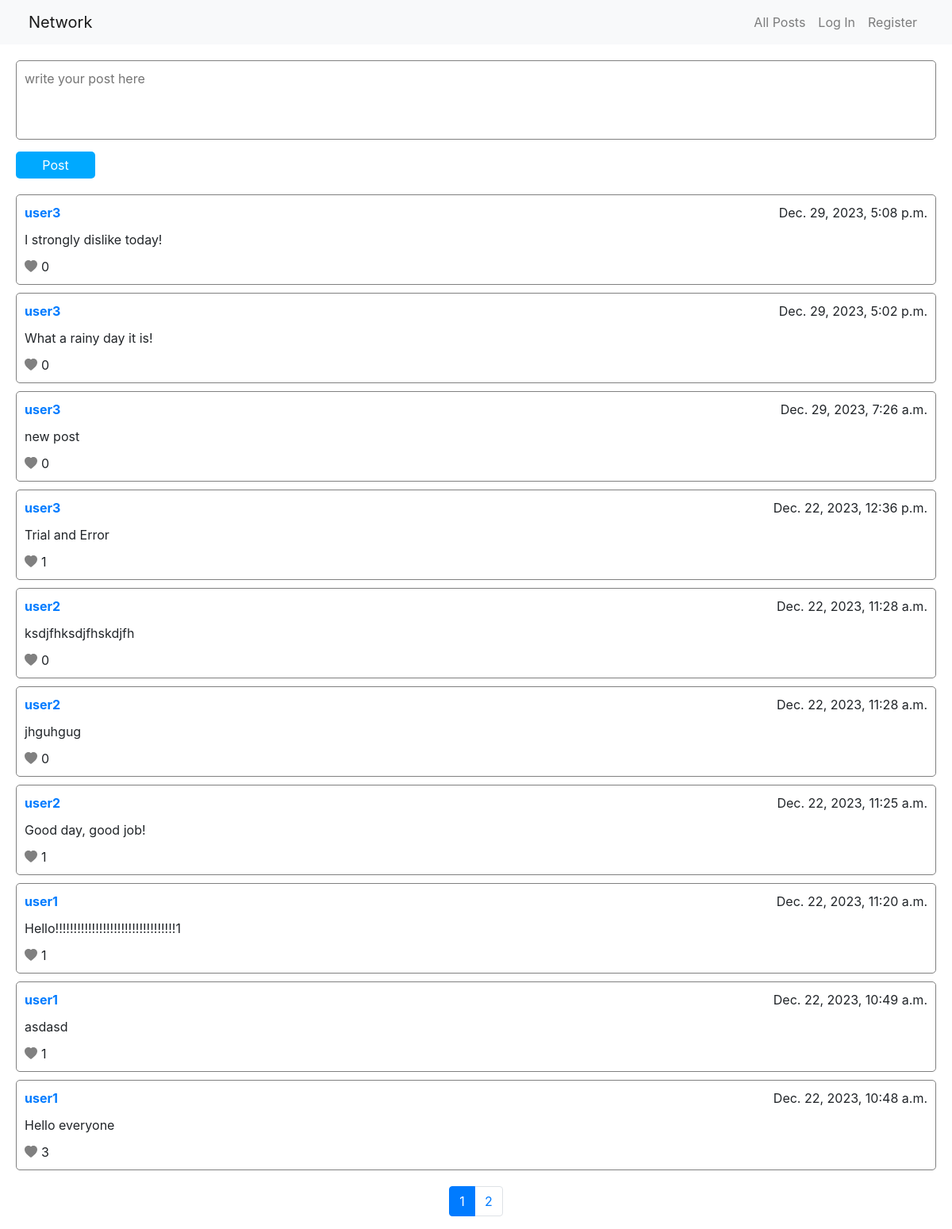
The page / on the database its author committed.
### network/models.py (models this page shows)
class Post(models.Model):
    owner = models.ForeignKey(User, on_delete=models.CASCADE, related_name="posts")
    date = models.DateTimeField(null=True)
    content = models.TextField(default='')
    likes = models.ManyToManyField(User, related_name="liked_posts", blank=True)

class User(AbstractUser):
    id = models.BigAutoField(primary_key=True)
    followers = models.ManyToManyField('self', symmetrical=False, related_name='following', blank=True)

### network/views.py (the view)
# urls.py: path("", views.index, name="index"),
def index(request):
    posts = Post.objects.all().order_by('-date')
    items_per_page = 10
    paginator = Paginator(posts, items_per_page)
    page = request.GET.get('page')
    try:
        posts = paginator.page(page)
    except PageNotAnInteger:
        posts = paginator.page(1)
    except EmptyPage:
        posts = paginator.page(paginator.num_pages)
    context = {
        'posts': posts,
    }
    return render(request, "network/index.html", context)

### network/templates/network/index.html (shortened to what this page needs)
{% extends "network/layout.html" %}
{% load static %}
{% block body %}
    <div class="container">
        <form id="postForm" class="postForm">
            <textarea id="addPostArea" placeholder="write your post here"></textarea>
            <button id="postSubmitBtn" class="postBtn">Post</button>
        </form>
        <div class="postsList">
            {% for post in posts %}
                <div class="postItem">
                    <div class="postHeader">
                        <a href="{% url 'profile' username=post.owner.username %}" class="postOwner"><strong>{{ post.owner }}</strong></a>
                        <p class="postDate">{{ post.date }}</p>
                    </div>
                    <div class="postBody">
                        <p class="postText">
                            {{post.content}}
                        </p>
                    </div>
                    <div class="postFooter">
                        <div data-post-id="{{ post.id }}" class="postLikeBtn likes {% if user in post.likes.all %}active{% endif %}">
                            <svg xmlns="http://www.w3.org/2000/svg" width="16" height="16" fill="currentColor" class="bi bi-heart-fill" viewBox="0 0 16 16">
                                <path fill-rule="evenodd" d="M8 1.314C12.438-3.248 23.534 4.735 8 15-7.534 4.736 3.562-3.248 8 1.314"/>
                            </svg>
                            <p id="postLikeCounter" class="likeCount">{{ post.likes.count }}</p>
                        </div>
                    </div>
                </div>
            {% endfor %}
        </div>
        <div class="paginationBlock">
            <nav aria-label="Page navigation">
                <ul class="pagination">
                    {% for i in posts.paginator.page_range %}
                        <li class="page-item{% if i == posts.number %} active{% endif %}">
                            <a class="page-link" href="?page={{ i }}">{{ i }}</a>
                        </li>
                    {% endfor %}
                </ul>
            </nav>
        </div>
    </div>
{% endblock %}

### network/templates/network/layout.html (shortened to what this page needs)
{% load static %}
<!DOCTYPE html>
<html lang="en">
    <head>
        <link rel="stylesheet" href="https://stackpath.bootstrapcdn.com/bootstrap/4.4.1/css/bootstrap.min.css">
        <link href="{% static 'network/styles.css' %}" rel="stylesheet">
    </head>
    <body>
            <nav class="navbar navbar-expand-lg navbar-light bg-light">
                <div class="container">
                    <a class="navbar-brand" href="#">Network</a>
                    <div>
                    <ul class="navbar-nav mr-auto">
                        <li class="nav-item">
                        <a class="nav-link" href="{% url 'index' %}">All Posts</a>
                        </li>
                        {% if user.is_authenticated %}
                            <li class="nav-item">
                                <a class="nav-link" href="{% url 'following' %}">Following</a>
                            </li>
                            <li class="nav-item">
                                <a class="nav-link" href="{% url 'logout' %}">Log Out</a>
                            </li>
                        {% else %}
                            <li class="nav-item">
                                <a class="nav-link" href="{% url 'login' %}">Log In</a>
                            </li>
                            <li class="nav-item">
                                <a class="nav-link" href="{% url 'register' %}">Register</a>
                            </li>
                        {% endif %}
                    </ul>
                    </div>
                </div>
            </nav>
        <div class="body">
            {% block body %}
            {% endblock %}
        </div>
    </body>
</html>

### network/static/network/styles.css (style rules this page uses)
.container { margin: 0px auto; padding: 0px 20px; max-width: 1440px; }
.postForm { width: 100%; margin-top: 20px; display: flex; flex-direction: column; }
.postForm textarea, .editTextArea { width: 100%; height: 100px; border: 1px solid grey; border-radius: 5px; padding: 10px; resize: none; outline: none; margin-bottom: 10px; }
.postBtn { width: 100px; margin-top: 5px; padding: 5px; border: none; border-radius: 5px; background-color: #00A9FF; color: white; transition: background-color 0.2s ease-in-out; }
.postsList { width: 100%; margin-top: 20px; }
.postItem { border: 1px solid grey; border-radius: 5px; padding: 10px; margin: 10px 0; }
.postHeader { display: flex; align-items: center; justify-content: space-between; }
.postFooter { display: flex; justify-content: space-between; align-items: center; }
.postDate { margin: 0px; padding: 0px; }
.postText { margin: 10px 0px; }
.likes { display: flex; align-items: center; }
.likeCount { margin: 0px; margin-left: 5px; }
.paginationBlock { display: flex; justify-content: center; align-items: center; margin-top: 20px; }

### rows shown on the page
Post: owner "user3", date "Dec. 29, 2023, 5:08 p.m.", content "I strongly dislike today!", likes.count "0"
Post: owner "user3", date "Dec. 29, 2023, 5:02 p.m.", content "What a rainy day it is!", likes.count "0"
Post: owner "user3", date "Dec. 29, 2023, 7:26 a.m.", content "new post", likes.count "0"
Post: owner "user3", date "Dec. 22, 2023, 12:36 p.m.", content "Trial and Error", likes.count "1"
Post: owner "user2", date "Dec. 22, 2023, 11:28 a.m.", content "ksdjfhksdjfhskdjfh", likes.count "0"
Post: owner "user2", date "Dec. 22, 2023, 11:28 a.m.", content "jhguhgug", likes.count "0"
Post: owner "user2", date "Dec. 22, 2023, 11:25 a.m.", content "Good day, good job!", likes.count "1"
Post: owner "user1", date "Dec. 22, 2023, 11:20 a.m.", content "Hello!!!!!!!!!!!!!!!!!!!!!!!!!!!!!!!!!1", likes.count "1"
Post: owner "user1", date "Dec. 22, 2023, 10:49 a.m.", content "asdasd", likes.count "1"
Post: owner "user1", date "Dec. 22, 2023, 10:48 a.m.", content "Hello everyone", likes.count "3"

### other values the page prints
{{ i }} "1" "2"
